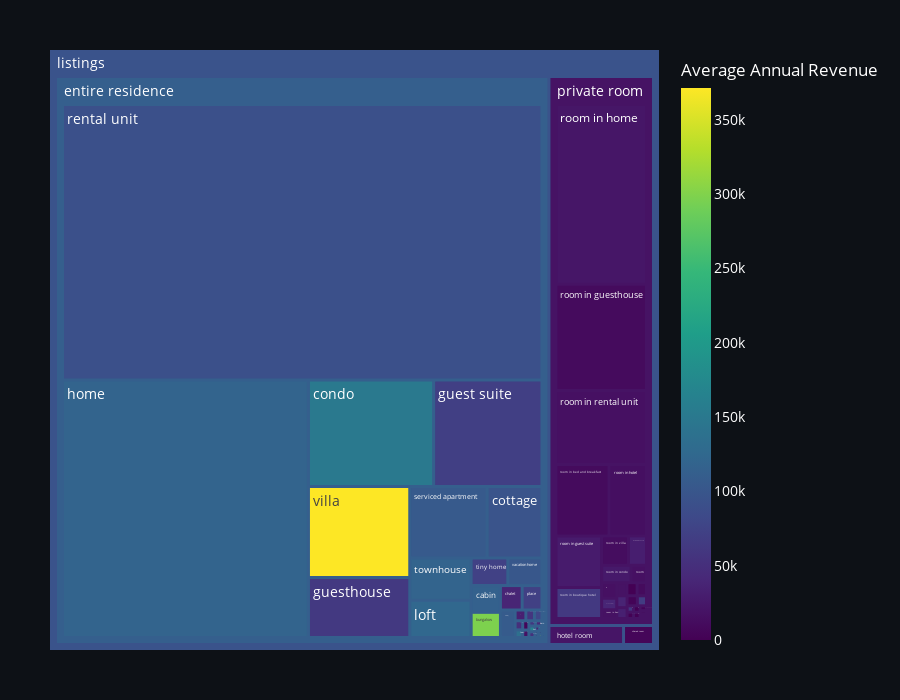

Notebook code cell kept with this figure:
### Code cell
fig = px.treemap(
    typed_group_listings,
    path=[px.Constant("listings"), 'room_type', 'property_type'],
    values='count',
    color='mean_revenue',
    color_continuous_scale='Viridis'
)

fig.update_layout(
    height=700,
    paper_bgcolor='#0D1116',
    plot_bgcolor='#0D1116',
    font=dict(color='white', size=14),
    margin=dict(t=50, l=50, r=50, b=50)
)

fig.update_coloraxes(colorbar_title_text="Average Annual Revenue")

fig.update_traces(
    marker=dict(
        line=dict(width=0)  # Remove all borders
    )
)

fig.show()

### Figure 1 — Plotly figure (JSON) as saved in the notebook; plotly's stock layout.template omitted (floating-point values rounded to 4 significant figures; data arrays with more than 128 entries replaced by an {"elided": "..."} marker saying what was removed)
{"data": [{"branchvalues": "total", "customdata": {"elided": "289x1 float values"}, "domain": {"x": [0, 1], "y": [0, 1]}, "hovertemplate": "labels=%{label}<br>count=%{value}<br>parent=%{parent}<br>id=%{id}<br>mean_revenue=%{color}<extra></extra>", "ids": {"elided": "289 str values"}, "labels": {"elided": "289 str values"}, "marker": {"coloraxis": "coloraxis", "colors": {"elided": "289 float values"}, "line": {"width": 0}}, "name": "", "parents": {"elided": "289 str values"}, "type": "treemap", "values": {"elided": "289 float values"}}], "layout": {"coloraxis": {"colorbar": {"title": {"text": "Average Annual Revenue"}}, "colorscale": [[0, "#440154"], [0.1111, "#482878"], [0.2222, "#3e4989"], [0.3333, "#31688e"], [0.4444, "#26828e"], [0.5556, "#1f9e89"], [0.6667, "#35b779"], [0.7778, "#6ece58"], [0.8889, "#b5de2b"], [1, "#fde725"]]}, "font": {"color": "white", "size": 14}, "height": 700, "legend": {"tracegroupgap": 0}, "margin": {"b": 50, "l": 50, "r": 50, "t": 50}, "paper_bgcolor": "#0D1116", "plot_bgcolor": "#0D1116"}}
